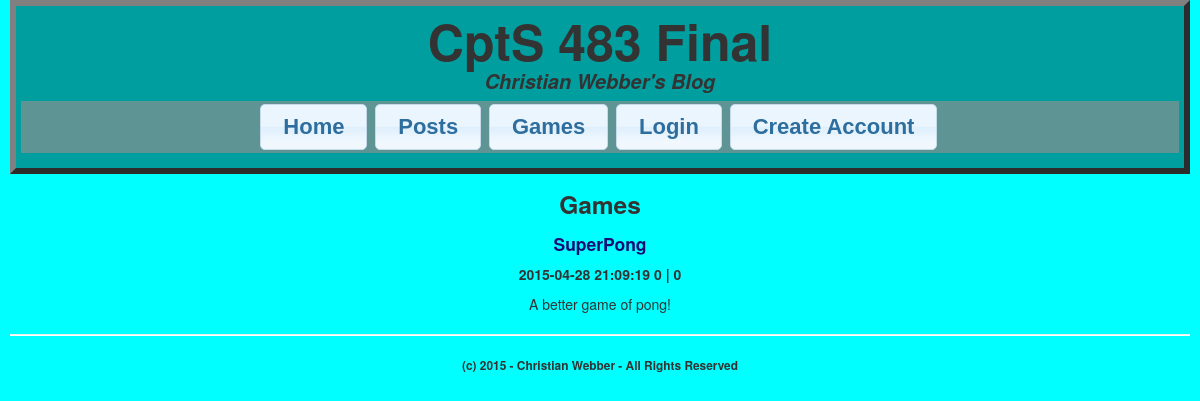
Screenshot of /index.php/blog/GameList with the database file from the repository.
### tables this page shows
CREATE TABLE `games` (
  `id` int(11) NOT NULL AUTO_INCREMENT,
  `name` varchar(255) NOT NULL,
  `description` longtext NOT NULL,
  `upvotes` int(11) DEFAULT '0',
  `downvotes` int(11) DEFAULT '0',
  `voters` longtext,
  `date` timestamp NOT NULL DEFAULT CURRENT_TIMESTAMP,
  `htmlengine` varchar(255) DEFAULT 'ApolloFramework',
  PRIMARY KEY (`id`)
);

### application/controllers/Blog.php (called while the page is built, shortened)
<?php
class Blog extends CI_Controller
{
    public function __construct()
    {
        $this->load->database();
        $this->load->helper('url');
        $this->load->model('PostModel', 'post');
        $this->load->model('CommentModel', 'comments');
        $this->load->model('UserModel', 'user');
        $this->load->model('GameModel', 'game');
    }
    public function GameList()
    {
        $data['games'] = $this->game->GetAll();
        $this->load->view('header');
        $this->load->view('gameslist', $data);
        $this->load->view('footer');
    }
}

### index.php (called while the page is built, shortened)
<?php
require_once BASEPATH.'core/CodeIgniter.php';

### application/models/GameModel.php (called while the page is built, shortened)
<?php
class GameModel extends CI_Model
{
    public function GetAll()
    {
        $query = $this->db->get('games');
        return $query->result();
    }
}
?>

### application/views/gameslist.php (the view)
<div id="body-gameslist-body">
    <h3>Games</h3>
    <?php foreach($games as $game) :?>
        <div id="body-gameslist-game">
            <h4>
                <?php echo anchor("Blog/Game/{$game->id}", $game->name); ?>
            </h4>
            <h5>
                <?php
                    echo $game->date;
                ?>
                <?php
                if (isset($_SESSION["username"]) && $_SESSION["rank"] < 4)
                {
                    $hasvoted = false;
                    if (isset($game->voters))
                    {
                        $voters = explode('&', $game->voters);
                        foreach ($voters as $voter => $vote)
                        {
                            if (isset($vote))
                            {
                                if ($vote == $_SESSION["id"])
                                {
                                    $hasvoted = true;
                                }
                            }
                        }
                    }
                    echo "Upvotes: ";
                    if ($hasvoted == false)
                    {
                        echo anchor('Blog/VoteGame/'.$game->id."/1", $game->upvotes);
                    }
                    else
                    {
                        echo $game->upvotes;
                    }
                    echo "  |  ";
                    echo "Downvotes: ";
                    if ($hasvoted == false)
                    {
                        echo anchor('Blog/VoteGame/'.$game->id."/-1", $game->downvotes);
                    }
                    else
                    {
                        echo $game->downvotes;
                    }
                }
                else {
                    echo $game->upvotes;
                    echo "  |  ";
                    echo $game->downvotes;
                }
                ?>
            </h5>
            <p>
                <?php
                    echo $game->description;
                ?>
            </p>
        </div>
    <?php endforeach; ?>
</div>

### application/styles/stylesheet.css (style rules this page uses)
body { margin-left: auto; margin-right: auto; min-width: 185px; max-width: 1920px; position: relative; background-color: aqua; padding: 0px 10px 10px 10px; }
#body a { color: #170c76; }

### rows the page displays
games: anchor("Blog/Game/{$game->id}", $game->name) "SuperPong", date "2015-04-28 21:09:19", upvotes "0", downvotes "0", description "A better game of pong!"
